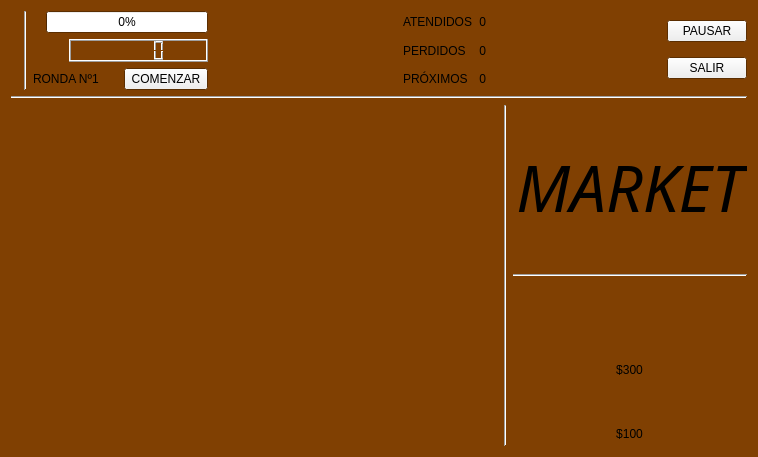
<?xml version="1.0" encoding="UTF-8"?>
<ui version="4.0">
 <class>ventana_juego</class>
 <widget class="QWidget" name="ventana_juego">
  <property name="geometry">
   <rect>
    <x>0</x>
    <y>0</y>
    <width>758</width>
    <height>457</height>
   </rect>
  </property>
  <property name="palette">
   <palette>
    <active>
     <colorrole role="Window">
      <brush brushstyle="SolidPattern">
       <color alpha="255">
        <red>128</red>
        <green>64</green>
        <blue>2</blue>
       </color>
      </brush>
     </colorrole>
    </active>
    <inactive>
     <colorrole role="Window">
      <brush brushstyle="SolidPattern">
       <color alpha="255">
        <red>128</red>
        <green>64</green>
        <blue>2</blue>
       </color>
      </brush>
     </colorrole>
    </inactive>
    <disabled>
     <colorrole role="Window">
      <brush brushstyle="SolidPattern">
       <color alpha="255">
        <red>128</red>
        <green>64</green>
        <blue>2</blue>
       </color>
      </brush>
     </colorrole>
    </disabled>
   </palette>
  </property>
  <property name="windowTitle">
   <string>Ventana de juego</string>
  </property>
  <layout class="QVBoxLayout" name="verticalLayout">
   <item>
    <layout class="QHBoxLayout" name="horizontalLayout_2">
     <item>
      <widget class="QLabel" name="logo">
       <property name="maximumSize">
        <size>
         <width>200</width>
         <height>80</height>
        </size>
       </property>
       <property name="text">
        <string/>
       </property>
       <property name="scaledContents">
        <bool>true</bool>
       </property>
      </widget>
     </item>
     <item>
      <widget class="Line" name="line_4">
       <property name="orientation">
        <enum>Qt::Vertical</enum>
       </property>
      </widget>
     </item>
     <item>
      <layout class="QVBoxLayout" name="verticalLayout_3">
       <item>
        <layout class="QHBoxLayout" name="horizontalLayout_4">
         <item>
          <widget class="QLabel" name="reputacion">
           <property name="maximumSize">
            <size>
             <width>30</width>
             <height>30</height>
            </size>
           </property>
           <property name="text">
            <string/>
           </property>
           <property name="scaledContents">
            <bool>true</bool>
           </property>
           <property name="alignment">
            <set>Qt::AlignCenter</set>
           </property>
          </widget>
         </item>
         <item>
          <widget class="QProgressBar" name="reputacion_barra">
           <property name="maximum">
            <number>5</number>
           </property>
           <property name="value">
            <number>0</number>
           </property>
          </widget>
         </item>
        </layout>
       </item>
       <item>
        <layout class="QHBoxLayout" name="horizontalLayout_5">
         <item>
          <widget class="QLabel" name="dinero">
           <property name="maximumSize">
            <size>
             <width>30</width>
             <height>30</height>
            </size>
           </property>
           <property name="text">
            <string/>
           </property>
           <property name="scaledContents">
            <bool>true</bool>
           </property>
           <property name="alignment">
            <set>Qt::AlignCenter</set>
           </property>
          </widget>
         </item>
         <item>
          <widget class="QLCDNumber" name="dinero_lcd">
           <property name="smallDecimalPoint">
            <bool>false</bool>
           </property>
           <property name="value" stdset="0">
            <double>0.000000000000000</double>
           </property>
          </widget>
         </item>
        </layout>
       </item>
       <item>
        <layout class="QHBoxLayout" name="horizontalLayout_6">
         <item>
          <widget class="QLabel" name="ronda">
           <property name="text">
            <string>RONDA Nº1</string>
           </property>
          </widget>
         </item>
         <item>
          <widget class="QPushButton" name="boton_comenzar_ronda">
           <property name="text">
            <string>COMENZAR</string>
           </property>
          </widget>
         </item>
        </layout>
       </item>
      </layout>
     </item>
     <item>
      <spacer name="horizontalSpacer">
       <property name="orientation">
        <enum>Qt::Horizontal</enum>
       </property>
       <property name="sizeHint" stdset="0">
        <size>
         <width>40</width>
         <height>20</height>
        </size>
       </property>
      </spacer>
     </item>
     <item>
      <widget class="QLabel" name="hamster">
       <property name="text">
        <string/>
       </property>
       <property name="pixmap">
        <pixmap>../../../../../../Pontificia Universidad Católica/Semestre VII/IIC2233 Programación Avanzada/tedroppelmann-iic2233-2020-1/Tareas/T02/sprites/clientes/hamster/hamster_01.png</pixmap>
       </property>
      </widget>
     </item>
     <item>
      <layout class="QVBoxLayout" name="verticalLayout_7">
       <item>
        <layout class="QHBoxLayout" name="horizontalLayout_7">
         <item>
          <widget class="QLabel" name="atendidos">
           <property name="text">
            <string>ATENDIDOS</string>
           </property>
          </widget>
         </item>
         <item>
          <widget class="QLabel" name="atendidos_valor">
           <property name="text">
            <string>0</string>
           </property>
           <property name="alignment">
            <set>Qt::AlignRight|Qt::AlignTrailing|Qt::AlignVCenter</set>
           </property>
          </widget>
         </item>
        </layout>
       </item>
       <item>
        <layout class="QHBoxLayout" name="horizontalLayout_8">
         <item>
          <widget class="QLabel" name="perdidos">
           <property name="text">
            <string>PERDIDOS</string>
           </property>
          </widget>
         </item>
         <item>
          <widget class="QLabel" name="perdidos_valor">
           <property name="text">
            <string>0</string>
           </property>
           <property name="alignment">
            <set>Qt::AlignRight|Qt::AlignTrailing|Qt::AlignVCenter</set>
           </property>
          </widget>
         </item>
        </layout>
       </item>
       <item>
        <layout class="QHBoxLayout" name="horizontalLayout_9">
         <item>
          <widget class="QLabel" name="proximos">
           <property name="text">
            <string>PRÓXIMOS</string>
           </property>
          </widget>
         </item>
         <item>
          <widget class="QLabel" name="proximos_valor">
           <property name="text">
            <string>0</string>
           </property>
           <property name="alignment">
            <set>Qt::AlignRight|Qt::AlignTrailing|Qt::AlignVCenter</set>
           </property>
          </widget>
         </item>
        </layout>
       </item>
      </layout>
     </item>
     <item>
      <spacer name="horizontalSpacer_2">
       <property name="orientation">
        <enum>Qt::Horizontal</enum>
       </property>
       <property name="sizeHint" stdset="0">
        <size>
         <width>40</width>
         <height>20</height>
        </size>
       </property>
      </spacer>
     </item>
     <item>
      <layout class="QVBoxLayout" name="verticalLayout_4">
       <item>
        <widget class="QPushButton" name="boton_pausar">
         <property name="text">
          <string>PAUSAR</string>
         </property>
        </widget>
       </item>
       <item>
        <widget class="QPushButton" name="boton_salir">
         <property name="text">
          <string>SALIR</string>
         </property>
        </widget>
       </item>
      </layout>
     </item>
    </layout>
   </item>
   <item>
    <widget class="Line" name="line">
     <property name="orientation">
      <enum>Qt::Horizontal</enum>
     </property>
    </widget>
   </item>
   <item>
    <layout class="QHBoxLayout" name="horizontalLayout">
     <item>
      <widget class="QLabel" name="mapa">
       <property name="enabled">
        <bool>true</bool>
       </property>
       <property name="text">
        <string/>
       </property>
       <property name="scaledContents">
        <bool>true</bool>
       </property>
      </widget>
     </item>
     <item>
      <widget class="Line" name="line_2">
       <property name="orientation">
        <enum>Qt::Vertical</enum>
       </property>
      </widget>
     </item>
     <item>
      <layout class="QVBoxLayout" name="market_layout">
       <item>
        <widget class="QLabel" name="market">
         <property name="font">
          <font>
           <family>Marker Felt</family>
           <pointsize>48</pointsize>
           <italic>true</italic>
          </font>
         </property>
         <property name="text">
          <string>MARKET</string>
         </property>
         <property name="alignment">
          <set>Qt::AlignCenter</set>
         </property>
        </widget>
       </item>
       <item>
        <widget class="Line" name="line_3">
         <property name="orientation">
          <enum>Qt::Horizontal</enum>
         </property>
        </widget>
       </item>
       <item>
        <layout class="QGridLayout" name="gridLayout">
         <item row="0" column="0">
          <widget class="QLabel" name="chef">
           <property name="minimumSize">
            <size>
             <width>59</width>
             <height>69</height>
            </size>
           </property>
           <property name="maximumSize">
            <size>
             <width>59</width>
             <height>69</height>
            </size>
           </property>
           <property name="text">
            <string/>
           </property>
           <property name="alignment">
            <set>Qt::AlignCenter</set>
           </property>
          </widget>
         </item>
         <item row="2" column="0">
          <widget class="QLabel" name="mesa">
           <property name="minimumSize">
            <size>
             <width>23</width>
             <height>28</height>
            </size>
           </property>
           <property name="maximumSize">
            <size>
             <width>23</width>
             <height>28</height>
            </size>
           </property>
           <property name="text">
            <string/>
           </property>
           <property name="alignment">
            <set>Qt::AlignCenter</set>
           </property>
          </widget>
         </item>
         <item row="3" column="0">
          <widget class="QLabel" name="precio_mesa">
           <property name="text">
            <string>$100</string>
           </property>
           <property name="alignment">
            <set>Qt::AlignCenter</set>
           </property>
          </widget>
         </item>
         <item row="1" column="0">
          <widget class="QLabel" name="precio_chef">
           <property name="text">
            <string>$300</string>
           </property>
           <property name="alignment">
            <set>Qt::AlignCenter</set>
           </property>
          </widget>
         </item>
        </layout>
       </item>
      </layout>
     </item>
    </layout>
   </item>
  </layout>
 </widget>
 <resources/>
 <connections/>
</ui>
